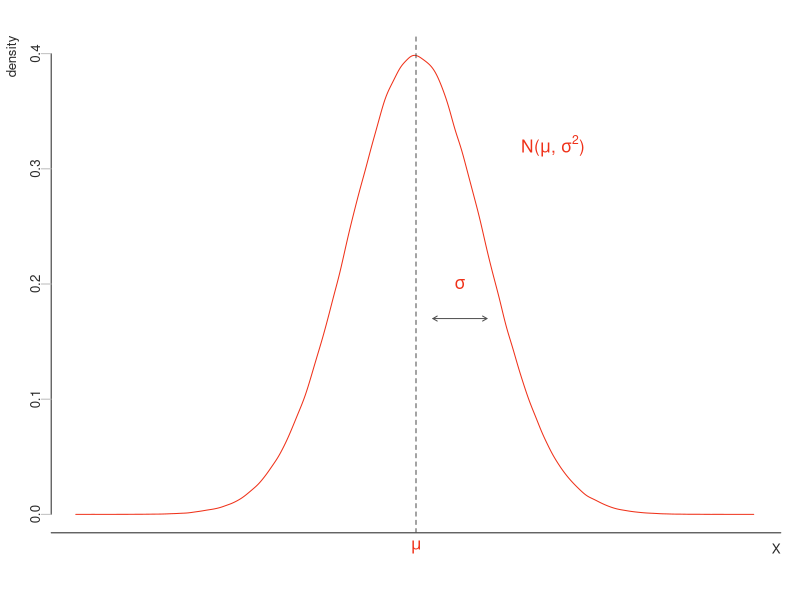
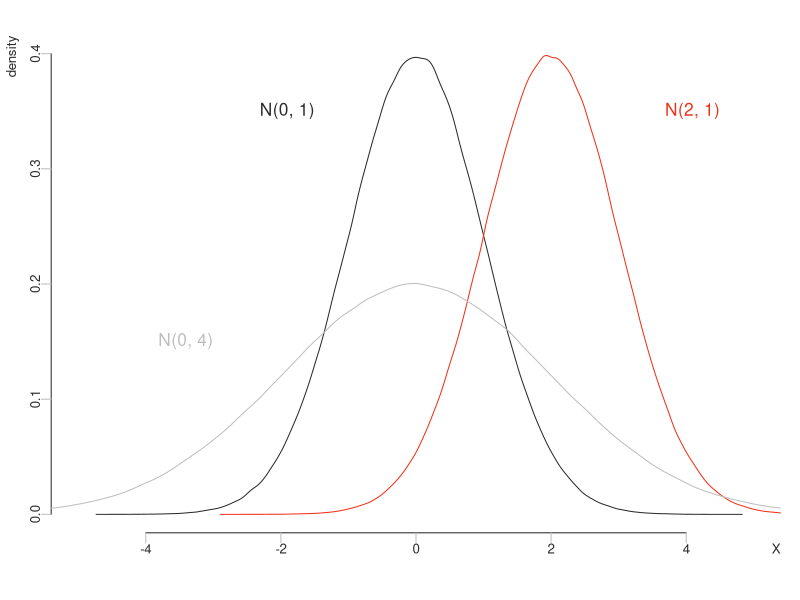
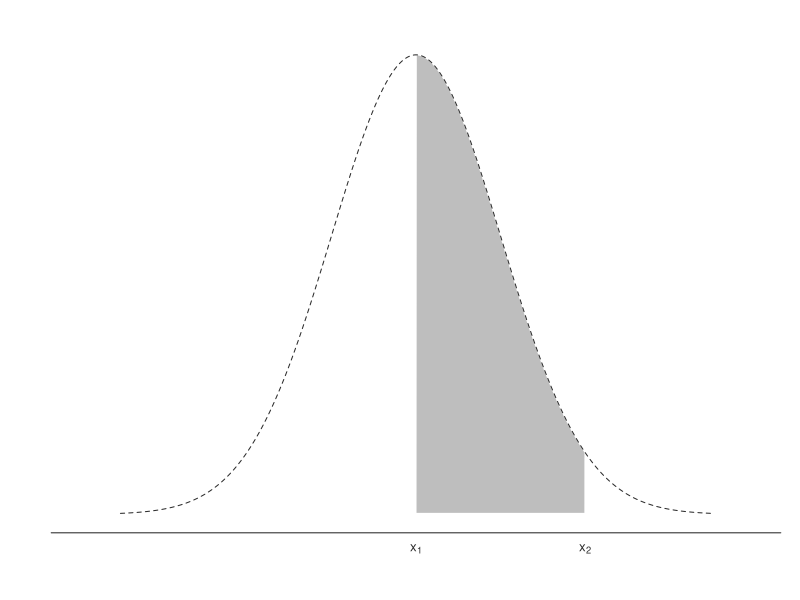
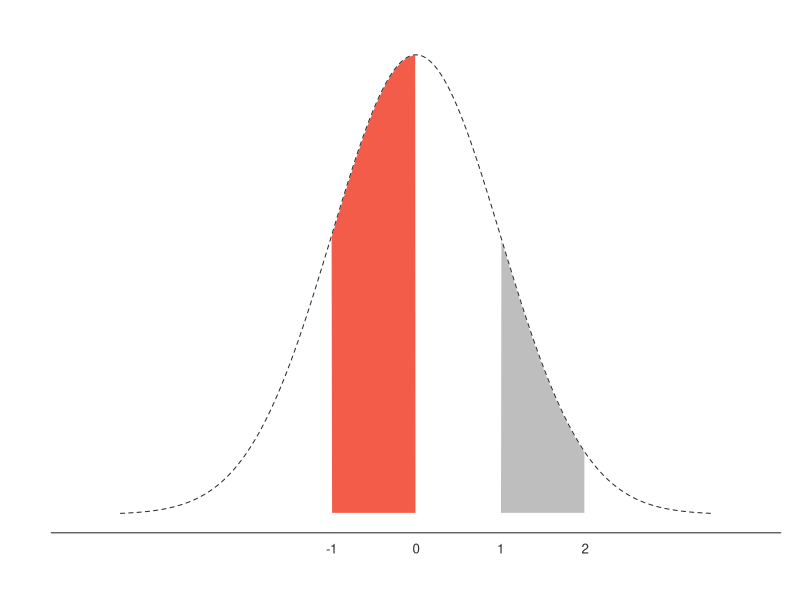
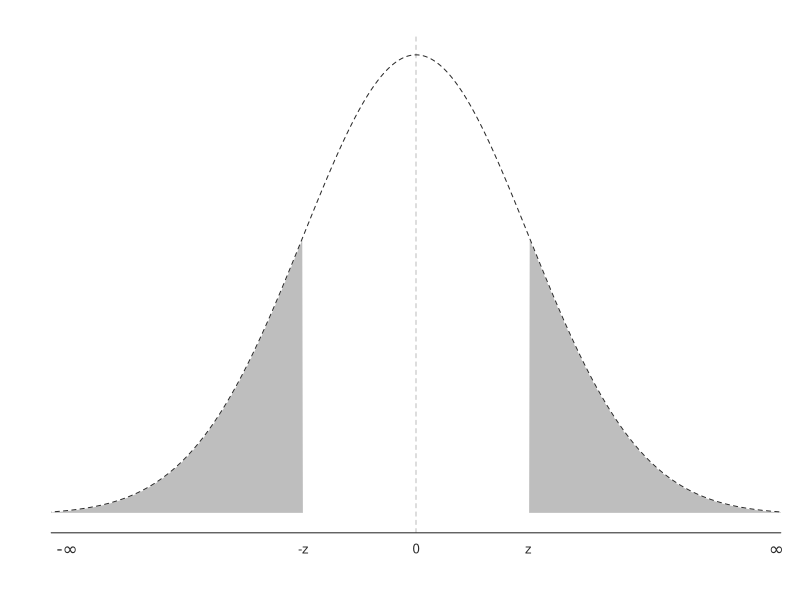
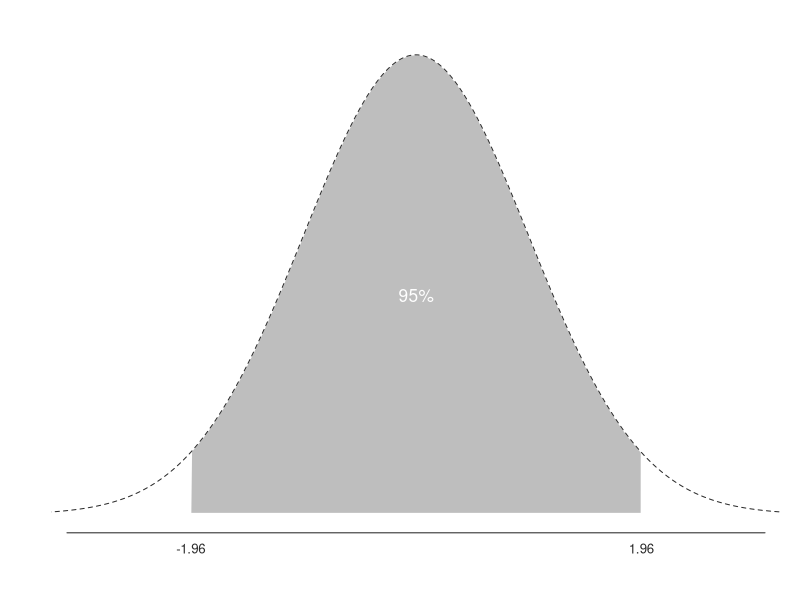

Here is the R script that generated these plots, in order:
## ---- chunk 1
library(tidyverse)
library(gridExtra)
knitr::opts_chunk$set(echo = TRUE)
knitr::knit_hooks$set(mysmall = function(before, options, envir) { 
  if (before) { 
    return("\\small") 
  } else { 
    return("\\normalsize") 
  } 
}) 
knitr::knit_hooks$set(myfntsize = function(before, options, envir) { 
  if (before) { 
    return("\\footnotesize") 
  } else { 
    return("\\normalsize") 
  } 
}) 
knitr::knit_hooks$set(mytiny = function(before, options, envir) { 
  if (before) { 
    return("\\tiny") 
  } else { 
    return("\\normalsize") 
  } 
})
knitr::opts_chunk$set(mysmall = TRUE)
## ---- chunk 2
x1 <- rnorm(1e6, mean=0, sd=1)
par(mfrow = c(1,1),
oma = c(1,0,1,0) + 0.1, # outer margin: bottom, left, top, right
mar = c(3,3,1,1) + 0.1, # inner margin, default: c(5,4,4,2) + 0.1
mgp = c(2,0.5,0), # margin line for axis title, default: c(3,1,0)
cex=.8, adj=1, # 1: right-justified
yaxs="r", xaxs="r") # axis choice: "i" internal, "r" regular

hist(x1, freq=FALSE, col="white", border="white", xlim=c(-5, 5), 
     main="", xlab="", ylab="density", ylim=c(0,0.4), 
     font.main=1, axes = F, col.lab="gray17")
lines(density(x1), col="#ef3119")

axis(1, at=c(-6,6), labels=F, col="gray17", 
     col.ticks="gray", col.axis="gray17", tck=0)
axis(2, at=c(0, 0.1, 0.2, 0.3, 0.4), labels=T, 
     col="gray17", col.ticks="gray", col.axis="gray17", tck=-0.02)
mtext("X", side=1, line=0.5, outer=FALSE, adj=1, cex=0.8,
      col="gray17")
abline(v=0, lty="dashed", col="gray30")

text(x=2.5,y=.32, 
     labels=expression(paste("N(",mu,", ",sigma^2,")")), 
     cex = 1.3, col="#ef3119")
mtext(expression(paste(mu)), side=1, line = 0.5, 
      outer=FALSE, at=0, cex=1, col="#ef3119")
arrows(0.1+0.15, .17, .9+0.15, .17, code = 3, 
       lwd=1, length=.05, col="gray30")
text(x=0.5+0.15,y=.2, 
     labels=expression(paste(sigma)), cex = 1.3, col="#ef3119", adj=0.5)
## ---- chunk 3
x1 <- rnorm(1e6)
x2 <- rnorm(1e6, mean=2, sd=1)
x3 <- rnorm(1e6, mean=0, sd=2)
par(mfrow = c(1,1),
oma = c(1,0,1,0) + 0.1, # outer margin: bottom, left, top, right
mar = c(3,3,1,1) + 0.1, # inner margin, default: c(5,4,4,2) + 0.1
mgp = c(2,0.5,0), # margin line for axis title, default: c(3,1,0)
cex=.8, adj=1, # 1: right-justified
yaxs="r", xaxs="r") # axis choice: "i" internal, "r" regular
hist(x1, freq=FALSE, col="white", border="white", 
     xlim=c(-5, 5), main="", xlab="", 
     ylab="density", ylim=c(0,0.4), 
     font.main=1, axes = F, col.lab="gray17")
axis(1, at=c(-4,-2, 0, 2, 4), labels=T, col="gray17", col.ticks="gray", col.axis="gray17", tck=-0.02)
axis(2, at=c(0, 0.1, 0.2, 0.3, 0.4), labels=T, col="gray17", col.ticks="gray", col.axis="gray17", tck=-0.02)
mtext("X", side=1, line=0.5, outer=FALSE, 
      adj=1, cex=0.8, col="gray17")
lines(density(x1), col="gray17")
lines(density(x2), col="#ef3119")
lines(density(x3), col="gray")
text(x=-1.5,y=.35, labels="N(0, 1)", cex = 1.3, col="gray17")
text(x=4.5,y=.35, labels="N(2, 1)", cex = 1.3, col="#ef3119")
text(x=-3,y=.15, labels="N(0, 4)", cex = 1.3, col="gray")
## ---- chunk 4
par(mfrow = c(1,1),
          oma = c(1,0,1,0) + 0.1,
          mar = c(3,3,1,1) + 0.1,
          mgp = c(2,.5,0), cex=.8, adj=1)

x <- seq(-3.5,3.5,length=1e3)
y <- dnorm(x,mean=0,sd=1)
plot(x, y, type="l", col="white", xlim=c(-4, 4), 
     main="", xlab="", ylim=c(0,0.4), 
     font.main=1, bty="n", axes = F, ylab="", 
     lty="dashed", col.lab="gray17")

axis(1, at=c(-5, 0, 2, 5), labels=c("", expression(paste(x[1])), expression(paste(x[2])), ""), lwd.tick=0, 
     col="gray17", col.lab="gray17", col.axis="gray17")
polygon(c(x[x>=0], 0), c(y[x>=0], y[x==max(x)]), col="gray", border="white")
polygon(c(x[x>=2], 2), c(y[x>=2], y[x==max(x)]), col="white", border="white")
lines(x,y, col="gray17", lwd=1, lty=2) 
## ---- chunk 5
par(mfrow = c(1,1),
          oma = c(1,0,1,0) + 0.1,
          mar = c(3,3,1,1) + 0.1,
          mgp = c(2,.5,0), cex=.8, adj=1)

x <- seq(-3.5,3.5,length=1e3)
y <- dnorm(x,mean=0,sd=1)
plot(x, y, type="l", col="white", xlim=c(-4, 4), 
     main="", xlab="", ylim=c(0,0.4), font.main=1, 
     bty="n", axes = F, ylab="", lty="dashed")

axis(1, at=c(-5,-1,0, 1, 2, 5), labels=c("",-1, 0, 1, 2, ""), lwd.tick=0, col.axis="gray17", col="gray17")
polygon(c(x[x>=1], 1), c(y[x>=1], y[x==max(x)]), col="gray", border="white")
polygon(c(x[x>=2], 2), c(y[x>=2], y[x==max(x)]), col="white", border="white")
polygon(c(x[x<=0], 0), c(y[x<=0], y[x==min(x)]), col="#f25c49", border="white")
polygon(c(x[x<=-1], -1), c(y[x<=-1], y[x==min(x)]), col="white", border="white")
lines(x,y, col="gray17", lwd=1, lty=2) 
## ---- chunk 6
par(mfrow = c(1,1),
          oma = c(1,0,1,0) + 0.1,
          mar = c(3,3,1,1) + 0.1,
          mgp = c(2,.5,0), cex=0.8, adj=1)

x <- seq(-3.5,3.5,length=1e3)
y <- dnorm(x,mean=0,sd=1)
plot(x, y, type="l", col="white", xlim=c(-3, 3), 
     main="", xlab="", ylim=c(0,0.4), font.main=1, 
     bty="n", axes = F, ylab="")

abline(v=0, lty="dashed", col="gray")

axis(1, at=c(-5,-1,0, 1, 5), 
     labels=c("", "-z", 0, "z",""), lwd.tick=0, 
     col="gray17", col.axis="gray17")
mtext(expression(paste(infinity)), side=1, 
      line=.6, outer=FALSE, at=3.2, cex=1.1, col="gray17")
mtext(expression(paste("-",infinity)), side=1, 
      line=.6, outer=FALSE, at=-3.1, cex=1.1, col="gray17")

polygon(c(x[x>=1], 1), c(y[x>=1], y[x==max(x)]), 
        col="gray", border="white")
polygon(c(x[x<=-1], -1), c(y[x<=-1], y[x==min(x)]), 
        col="gray", border="white")
lines(x,y, col="gray17", lwd=1, lty=2)
## ---- chunk 7
par(mfrow = c(1,1),
          oma = c(1,0,1,0) + 0.1,
          mar = c(3,3,1,1) + 0.1,
          mgp = c(2,.5,0), cex=0.8, adj=1)
          
x <- seq(-3.5,3.5,length=1e3)
y <- dnorm(x,mean=0,sd=1)
plot(x, y, type="l", col="white", xlim=c(-3, 3), 
     main="", xlab="", ylim=c(0,0.4), 
     font.main=1, bty="n", axes = F, ylab="")
axis(1, at=c(-3.1,-2,2,3.1), 
     labels=c("","-1.96","1.96",""), 
     lwd.tick=0, col.axis="gray17", col="gray17")
polygon(c(x[x>=-2], -2), c(y[x>=-2], y[x==max(x)]), 
        col="gray", border="white")
polygon(c(x[x>=2], 2), c(y[x>=2], y[x==max(x)]), 
        col="white", border="white")
lines(x,y, col="gray17", lwd=1, lty=2) 
text(x=0,y=0.19, labels=expression("95%"),
     cex = 1.3, col="white", lwd=2, adj=0.5)
